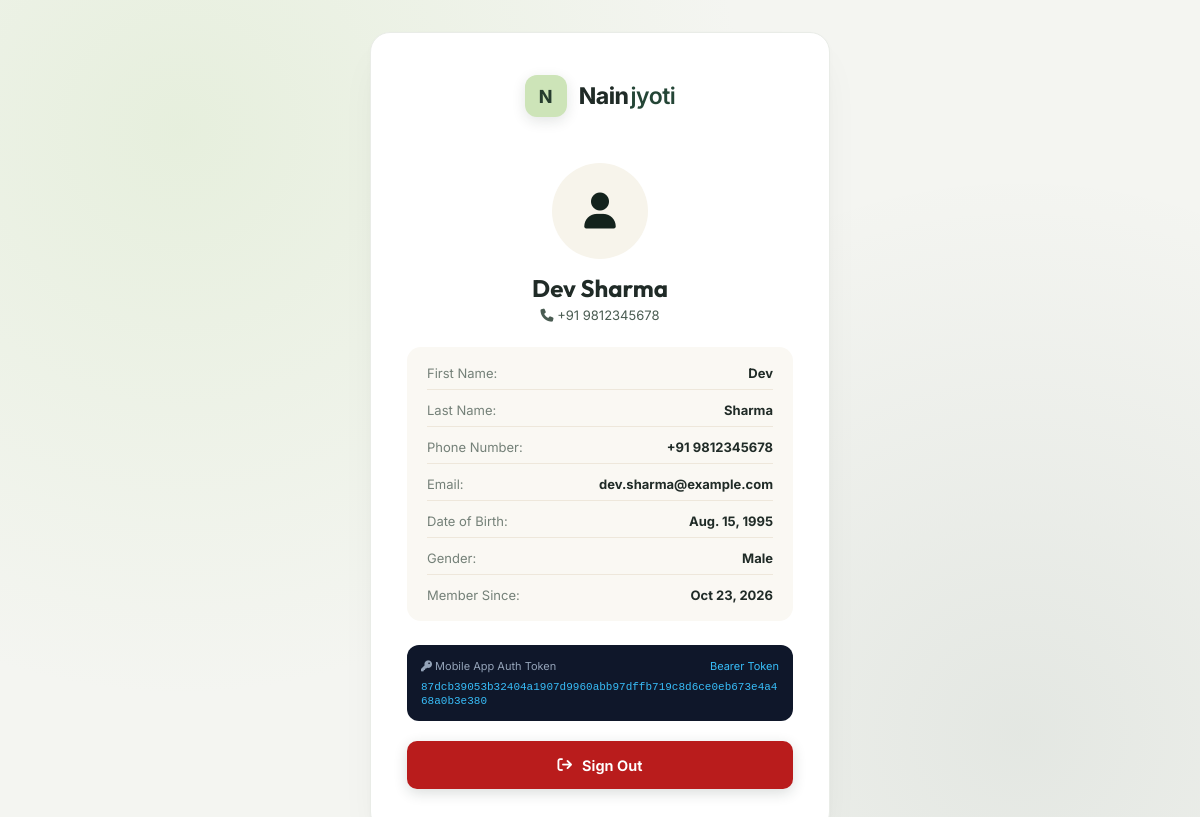
The page /user/profile/ (signed in) on the database its author committed.
### nainjyoti/models.py (models this page shows, shortened)
class UserProfile(models.Model):
    GENDER_CHOICES = [
        ('Male', 'Male'),
        ('Female', 'Female'),
        ('Other', 'Other'),
        ('Prefer not to say', 'Prefer not to say'),
    ]
    user = models.OneToOneField(User, on_delete=models.CASCADE, related_name='customer_profile')
    first_name = models.CharField(max_length=100)
    last_name = models.CharField(max_length=100)
    phone = models.CharField(max_length=20, unique=True, db_index=True)
    email = models.EmailField(blank=True, null=True)
    dob = models.DateField(blank=True, null=True)
    gender = models.CharField(max_length=30, choices=GENDER_CHOICES, default='Prefer not to say')
    profile_photo = models.ImageField(upload_to='user_profiles/photos/', blank=True, null=True)
    auth_token = models.CharField(max_length=64, unique=True, blank=True, null=True, db_index=True)
    is_active = models.BooleanField(default=True)
    created_at = models.DateTimeField(auto_now_add=True)
    updated_at = models.DateTimeField(auto_now=True)
    class Meta:
        ordering = ['-created_at']
        verbose_name = 'User Profile'
        verbose_name_plural = 'User Profiles'
    @property
    def full_name(self):
        return f"{self.first_name} {self.last_name}".strip()

### nainjyoti/user_views.py (the view)
# urls.py: path('user/profile/', user_views.user_profile_view, name='user_profile'),
def user_profile_view(request):
    if not request.user.is_authenticated or not hasattr(request.user, 'customer_profile'):
        messages.warning(request, "Please log in with your phone and OTP to access your profile.")
        return redirect('user_login')
    profile = request.user.customer_profile
    return render(request, "user/profile.html", {
        "profile": profile
    })

### templates/user/profile.html (shortened to what this page needs)
{% load static %}
<!doctype html>
<html lang="en">
<head>
    <link href="https://cdnjs.cloudflare.com/ajax/libs/font-awesome/6.5.2/css/all.min.css" rel="stylesheet">
    <link href="{% static 'css/user_auth.css' %}" rel="stylesheet">
</head>
<body>
    <div class="user-auth-wrapper">
        <div class="user-auth-card">
            <div class="user-auth-header">
                <a href="{% url 'user_profile' %}" class="brand-emblem">
                    <div class="emblem-icon">N</div>
                    <div class="emblem-text">Nain<span>jyoti</span></div>
                </a>
            </div>
            <div style="text-align:center;margin-bottom:24px;">
                <div style="width:96px;height:96px;border-radius:50%;margin:0 auto 14px;overflow:hidden;border:3px solid var(--gold-accent);background:#f7f4eb;display:grid;place-items:center;">
                    {% if profile.profile_photo %}
                        <img src="{{ profile.profile_photo.url }}" alt="{{ profile.full_name }}" style="width:100%;height:100%;object-fit:cover;">
                    {% else %}
                        <i class="fa-solid fa-user" style="font-size:36px;color:var(--forest-deep);"></i>
                    {% endif %}
                </div>
                <h1 style="font-family:'Outfit',sans-serif;font-size:24px;font-weight:700;color:var(--ink-primary);margin-bottom:4px;">{{ profile.full_name }}</h1>
                <div style="font-size:13px;color:var(--ink-secondary);"><i class="fa-solid fa-phone me-1"></i> +91 {{ profile.phone }}</div>
            </div>
            <div style="background:#faf8f3;border:1px solid var(--border-light);border-radius:14px;padding:18px 20px;margin-bottom:24px;display:flex;flex-direction:column;gap:12px;font-size:13px;">
                <div style="display:flex;justify-content:space-between;border-bottom:1px solid #eee7db;padding-bottom:8px;">
                    <span style="color:var(--ink-muted);">First Name:</span>
                    <strong style="color:var(--ink-primary);">{{ profile.first_name }}</strong>
                </div>
                <div style="display:flex;justify-content:space-between;border-bottom:1px solid #eee7db;padding-bottom:8px;">
                    <span style="color:var(--ink-muted);">Last Name:</span>
                    <strong style="color:var(--ink-primary);">{{ profile.last_name }}</strong>
                </div>
                <div style="display:flex;justify-content:space-between;border-bottom:1px solid #eee7db;padding-bottom:8px;">
                    <span style="color:var(--ink-muted);">Phone Number:</span>
                    <strong style="color:var(--ink-primary);">+91 {{ profile.phone }}</strong>
                </div>
                <div style="display:flex;justify-content:space-between;border-bottom:1px solid #eee7db;padding-bottom:8px;">
                    <span style="color:var(--ink-muted);">Email:</span>
                    <strong style="color:var(--ink-primary);">{{ profile.email|default:"Not provided" }}</strong>
                </div>
                <div style="display:flex;justify-content:space-between;border-bottom:1px solid #eee7db;padding-bottom:8px;">
                    <span style="color:var(--ink-muted);">Date of Birth:</span>
                    <strong style="color:var(--ink-primary);">{{ profile.dob|default:"Not provided" }}</strong>
                </div>
                <div style="display:flex;justify-content:space-between;border-bottom:1px solid #eee7db;padding-bottom:8px;">
                    <span style="color:var(--ink-muted);">Gender:</span>
                    <strong style="color:var(--ink-primary);">{{ profile.gender }}</strong>
                </div>
                <div style="display:flex;justify-content:space-between;">
                    <span style="color:var(--ink-muted);">Member Since:</span>
                    <strong style="color:var(--ink-primary);">{{ profile.created_at|date:"M d, Y" }}</strong>
                </div>
            </div>
            <div style="background:#0f172a;color:#f8fafc;border-radius:12px;padding:14px;margin-bottom:20px;font-size:11px;">
                <div style="color:#94a3b8;margin-bottom:6px;display:flex;justify-content:space-between;align-items:center;">
                    <span><i class="fa-solid fa-key me-1"></i> Mobile App Auth Token</span>
                    <span style="color:#38bdf8;">Bearer Token</span>
                </div>
                <code style="word-break:break-all;color:#38bdf8;font-family:monospace;">{{ profile.auth_token }}</code>
            </div>
            <a href="{% url 'user_logout' %}" class="btn-auth-primary" style="background:#b91c1c;text-decoration:none;">
                <i class="fa-solid fa-arrow-right-from-bracket"></i>
                <span>Sign Out</span>
            </a>
        </div>
    </div>
</body>
</html>

### static/css/user_auth.css (style rules this page uses)
:root { --ink: #202b27; --ink-secondary: #4a5c52; --ink-muted: #748078; --line: #e9ece7; --line-strong: #dcdfd8; --paper: #ffffff; --canvas: #f4f5f1; --forest: #244536; --forest-dark: #192b23; --forest-deep: #13221c; --forest-hover: #263c30; --accent: #cde4b8; --accent-light: #eff3eb; --accent-dark: #263c2e; }
* { box-sizing: border-box; margin: 0; padding: 0; }
body { font-family: 'Inter', -apple-system, BlinkMacSystemFont, "Segoe UI", Roboto, sans-serif; background-color: var(--canvas); background-image: radial-gradient(circle at 15% 15%, rgba(205, 228, 184, 0.35) 0%, transparent 45%), radial-gradient(circle at 85% 85%, rgba(36, 69, 54, 0.08) 0%, transparent 45%); color: var(--ink); min-height: 100vh; display: flex; align-items: center; justify-content: center; padding: 32px 16px; -webkit-font-smoothing: antialiased; }
.user-auth-wrapper { width: 100%; max-width: 460px; margin: auto; }
.user-auth-card { background: var(--paper); border: 1px solid var(--line); border-radius: 20px; padding: 42px 36px; box-shadow: 0 20px 45px -15px rgba(25, 43, 35, 0.08), 0 2px 6px rgba(0, 0, 0, 0.02); }
.user-auth-header { text-align: center; margin-bottom: 28px; }
.brand-emblem { display: inline-flex; align-items: center; gap: 12px; margin-bottom: 18px; text-decoration: none; }
.emblem-icon { width: 42px; height: 42px; border-radius: 12px; background: var(--accent); color: var(--accent-dark); display: grid; place-items: center; font-size: 18px; font-weight: 750; box-shadow: 0 4px 14px rgba(25, 43, 35, 0.12); transition: transform 0.2s ease; }
.emblem-text { font-size: 23px; font-weight: 750; color: var(--ink); letter-spacing: -0.5px; }
.emblem-text span { color: var(--forest); font-weight: 600; margin-left: 2px; }
.btn-auth-primary { height: 48px; width: 100%; background: var(--forest-dark); color: #ffffff; border: none; border-radius: 10px; font-family: inherit; font-size: 14.5px; font-weight: 650; display: flex; align-items: center; justify-content: center; gap: 10px; cursor: pointer; transition: all 0.2s ease; box-shadow: 0 4px 14px rgba(25, 43, 35, 0.16); margin-top: 6px; }

### rows shown on the page
UserProfile: full_name "Dev Sharma", phone "9812345678", first_name "Dev", last_name "Sharma", email "dev.sharma@example.com", dob "Aug. 15, 1995", gender "Male", created_at "Oct 23, 2026", auth_token "87dcb39053b32404a1907d9960abb97dffb719c8d6ce0eb673e4a468a0b3e380"
